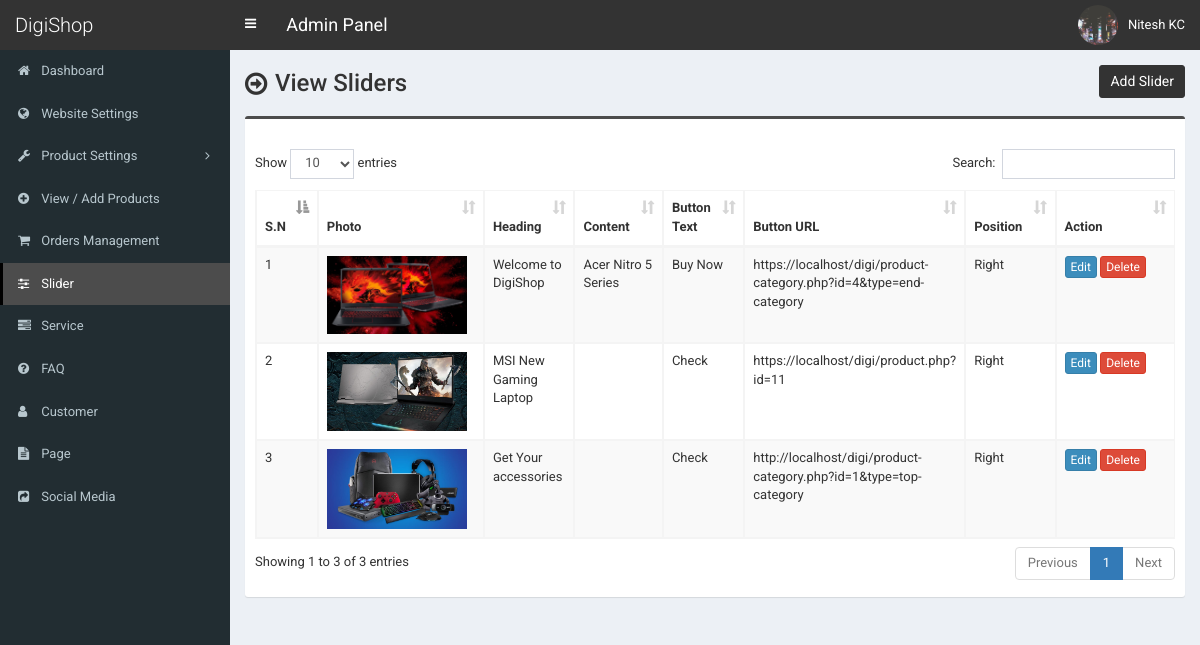
/admin/slider.php (signed in), run on the app's committed database.
### tables this page shows
CREATE TABLE `tbl_slider` (
  `id` int(11) NOT NULL,
  `photo` varchar(255) NOT NULL,
  `heading` varchar(255) NOT NULL,
  `content` text NOT NULL,
  `button_text` varchar(255) NOT NULL,
  `button_url` varchar(255) NOT NULL,
  `position` varchar(255) NOT NULL
);

### admin/slider.php (the view, shortened to what this page needs)
<?php require_once('header.php'); ?>
<section class="content-header">
	<div class="content-header-left">
		<h1>View Sliders</h1>
	</div>
	<div class="content-header-right">
		<a href="slider-add.php" class="btn btn-primary btn-sm">Add Slider</a>
	</div>
</section>
<section class="content">
	<div class="row">
		<div class="col-md-12">
			<div class="box box-info">
				<div class="box-body table-responsive">
					<table id="example1" class="table table-bordered table-striped">
						<thead>
							<tr>
								<th>S.N</th>
								<th>Photo</th>
								<th>Heading</th>
								<th>Content</th>
								<th>Button Text</th>
								<th>Button URL</th>
								<th>Position</th>
								<th width="140">Action</th>
							</tr>
						</thead>
						<tbody>
							<?php
							$i=0;
							$statement = $pdo->prepare("SELECT
														id,
														photo,
														heading,
														content,
														button_text,
														button_url,
														position
							                           	FROM tbl_slider
							                           	");
							$statement->execute();
							$result = $statement->fetchAll(PDO::FETCH_ASSOC);
							foreach ($result as $row) {
								$i++;
								?>
								<tr>
									<td><?php echo $i; ?></td>
									<td style="width:150px;"><img src="../assets/uploads/<?php echo $row['photo']; ?>" alt="<?php echo $row['heading']; ?>" style="width:140px;"></td>
									<td><?php echo $row['heading']; ?></td>
									<td><?php echo $row['content']; ?></td>
									<td><?php echo $row['button_text']; ?></td>
									<td><?php echo $row['button_url']; ?></td>
									<td><?php echo $row['position']; ?></td>
									<td>
										<a href="slider-edit.php?id=<?php echo $row['id']; ?>" class="btn btn-primary btn-xs">Edit</a>
										<a href="#" class="btn btn-danger btn-xs" data-href="slider-delete.php?id=<?php echo $row['id']; ?>" data-toggle="modal" data-target="#confirm-delete">Delete</a>
									</td>
								</tr>
								<?php
							}
							?>
						</tbody>
					</table>
				</div>
			</div>
		</div>
	</div>
</section>
<?php require_once('footer.php'); ?>

### admin/style.css (style rules this page uses)
body { font-size: 13px; font-family: 'Roboto', sans-serif; }
.content-header>h1, .content-header .content-header-left h1 { font-family: 'Roboto', sans-serif; }
.box-info { padding-top: 20px; }
.content-header { overflow: hidden; }
.content-header .content-header-left { float: left; padding-top: 5px; }
.content-header .content-header-right { float: right; }
.content-header .content-header-left h1 { margin-top: 0; margin-bottom: 0; padding-left: 30px; padding-bottom: 5px; font-size: 24px; position: relative; }
.content-header .content-header-left h1:before { position: absolute; top: 0; left: 0; font-family: 'FontAwesome', sans-serif; font-size: 26px; content: '\f18e'; }
.content-header .content-header-right a { position: relative; font-size: 14px; }
.box.box-info { border-top-color: #4c4c4c; }
.content-header .content-header-right a { background-color: #333333; border-color: #333333; }

### data on the page
tbl_slider: photo (picture), heading "Welcome to DigiShop", content "Acer Nitro 5 Series", button_text "Buy Now", button_url "https://localhost/digi/product-category.php?id=4&type=end-category", position "Right"
tbl_slider: photo (picture), heading "MSI New Gaming Laptop", button_text "Check", button_url "https://localhost/digi/product.php?id=11", position "Right"
tbl_slider: photo (picture), heading "Get Your accessories", button_text "Check", button_url "http://localhost/digi/product-category.php?id=1&type=top-category", position "Right"

### other printed values
$_SESSION['user']['full_name'] "Nitesh KC"
